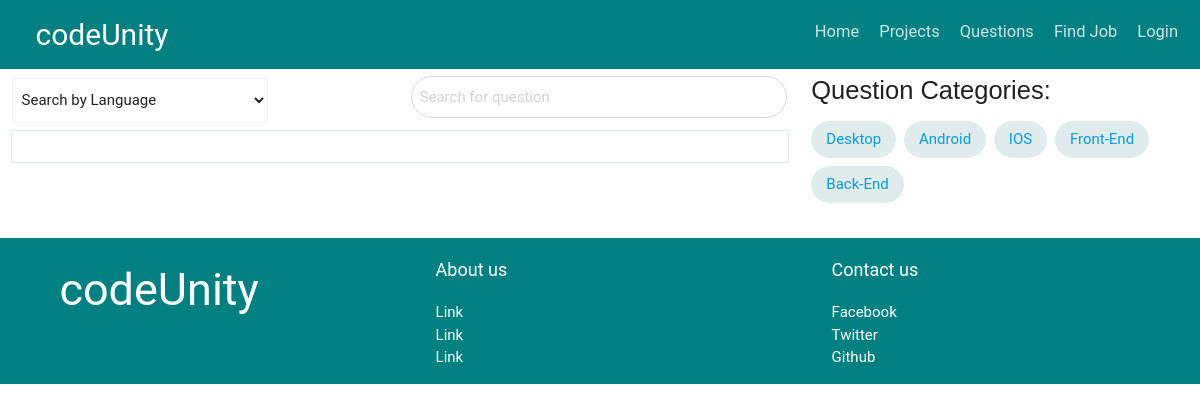
Before: /codeunity/questions with the older database file.
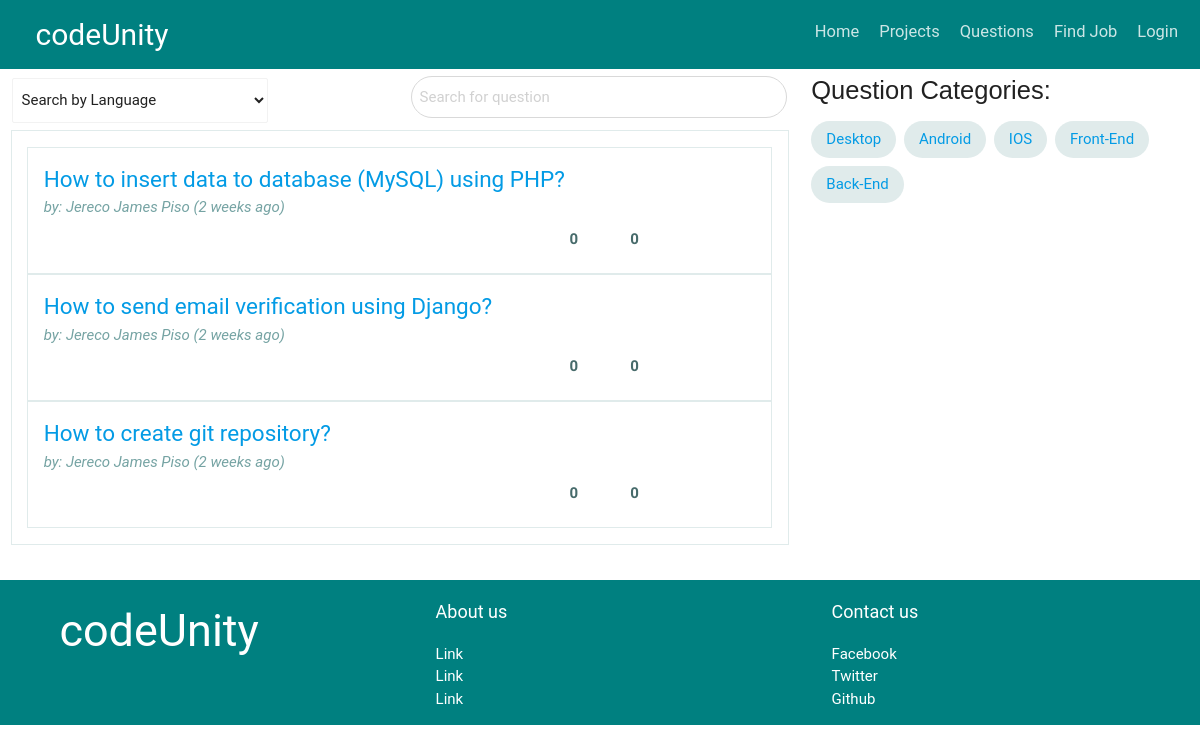
After: the same page with the newer database file.
### blog/models.py (models this page shows, shortened)
class Questions(models.Model):
	question = models.CharField(max_length=355)
	asker_id = models.IntegerField(null=True)
	code = models.TextField(blank=True)
	language = models.CharField(max_length=155)
	likes = models.IntegerField()
	category = models.CharField(max_length=255)

### blog/views/views.py (the view)
def questions(request):
  myquestions = Questions.objects.all()
  request.session.title = "Questions"
  return render(request, 'html/forum.html', {'myquestions': myquestions})

### blog/templates/html/forum.html (shortened to what this page needs)
{% extends 'html/templates/base.html' %}
{% block main_page %}
	{% include 'html/templates/header.html' %}
	<div class="row">
		<div class="col s12 m12 xl8 l8">
			<div class="row" style="margin-bottom: -3%;">
				<div class="col l6 m5 s12">
					<form id="form-filter-question">
						  <select class="browser-default">
						    <option value="" disabled selected>Search by Language</option>
						  </select>
					</form>
				</div>
				<div class="col l6 m7 s12">
					<form id="search-question">
						<input type="text" name="" placeholder="Search for question">
					</form>
				</div>
			</div>
			<ul class="questions-box">
				{% for question in myquestions %}
				<li class="question">
					<a href="">{{ question.question }}</a> <br>
					<cite style="">by: Jereco James Piso <i>(2 weeks ago)</i></cite>
					<div class="infos">
						<span class="fa fa-comments comments" style=""></span><b class="question-info">  {{ question.likes }}</b>
							<b class="question-info"><span class="fa fa-thumbs-up likes" style=""></span> {{ question.likes }}</b>
					</div>
				</li>
				{% endfor %}
			</ul>
		</div>
		<div class="col s12 m12 xl4 l4">
			<p class="question-categories">Question Categories:</p>
				<ul class="categories">
					<a href="">Desktop</a>
					<a href="">Android</a>
					<a href="">IOS</a>
					<a href="">Front-End</a>
					<a href="">Back-End</a>
				</ul>
		</div>
	</div>
	{% include 'html/templates/footer.html' %}
{% endblock %}

Changed rows visible on the page:
added Questions: question "How to insert data to database (MySQL) using PHP?", likes "0"
added Questions: question "How to send email verification using Django?", likes "0"
added Questions: question "How to create git repository?", likes "0"
